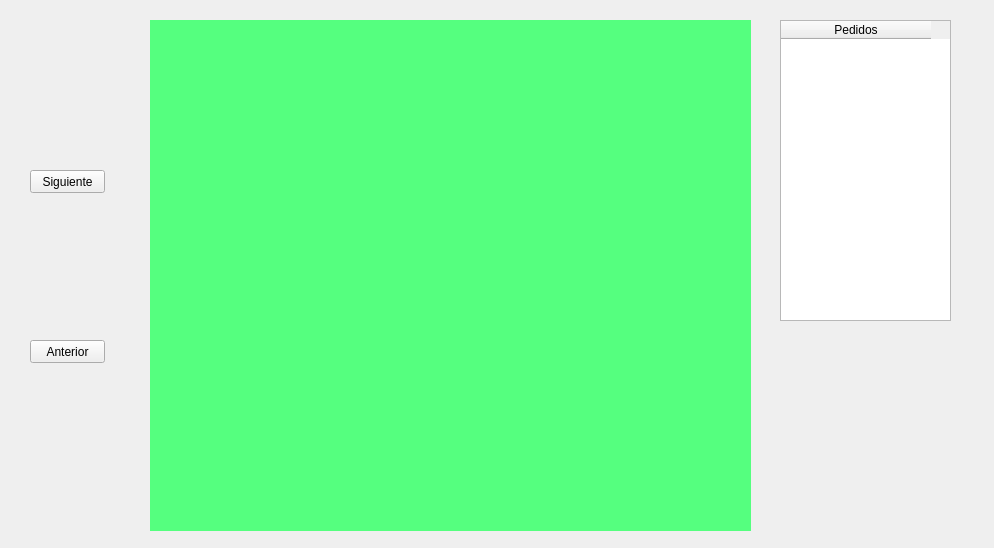
<?xml version="1.0" encoding="UTF-8"?>
<ui version="4.0">
 <class>Form</class>
 <widget class="QWidget" name="Form">
  <property name="geometry">
   <rect>
    <x>0</x>
    <y>0</y>
    <width>994</width>
    <height>548</height>
   </rect>
  </property>
  <property name="windowTitle">
   <string>Form</string>
  </property>
  <widget class="QPushButton" name="pushButton_Anterior">
   <property name="geometry">
    <rect>
     <x>30</x>
     <y>340</y>
     <width>75</width>
     <height>23</height>
    </rect>
   </property>
   <property name="text">
    <string>Anterior</string>
   </property>
  </widget>
  <widget class="QWidget" name="Mapa" native="true">
   <property name="geometry">
    <rect>
     <x>150</x>
     <y>20</y>
     <width>601</width>
     <height>511</height>
    </rect>
   </property>
   <property name="styleSheet">
    <string notr="true">background-color: rgb(85, 255, 127);</string>
   </property>
  </widget>
  <widget class="QPushButton" name="pushButton_Siguiente">
   <property name="geometry">
    <rect>
     <x>30</x>
     <y>170</y>
     <width>75</width>
     <height>23</height>
    </rect>
   </property>
   <property name="text">
    <string>Siguiente</string>
   </property>
  </widget>
  <widget class="QTableWidget" name="table_pedidos">
   <property name="geometry">
    <rect>
     <x>780</x>
     <y>20</y>
     <width>171</width>
     <height>301</height>
    </rect>
   </property>
   <attribute name="horizontalHeaderDefaultSectionSize">
    <number>150</number>
   </attribute>
   <column>
    <property name="text">
     <string>Pedidos</string>
    </property>
   </column>
  </widget>
 </widget>
 <resources/>
 <connections/>
</ui>
